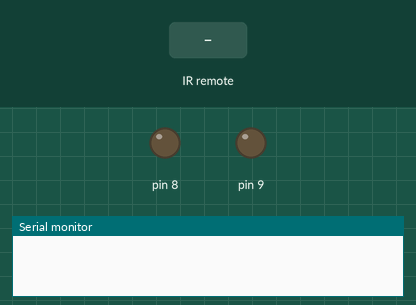
This sketch was run on a simulated Arduino Uno, built with avr-gcc and run on an emulated ATmega328P. On the bench: output pins drawn as LEDs (lit = HIGH), the last lines printed to the serial monitor. The test bench sets the inputs (shaded band).

Above: at 1.2 s.
1.3 s: infrared code 0xFF52AD received
At 2.0 s:
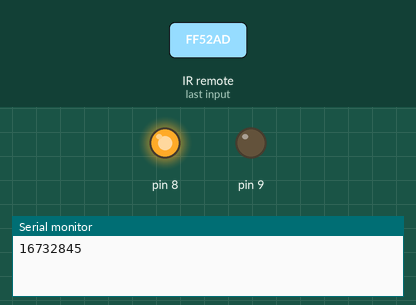
2.9 s: infrared code 0xFF4AB5 received
At 3.3 s:
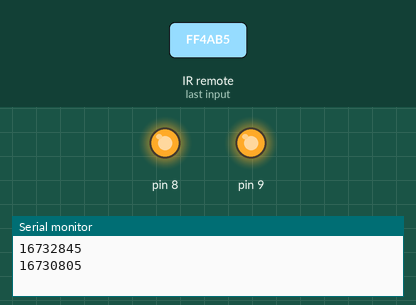
4.5 s: infrared code 0xFF42BD received
At 5.8 s:
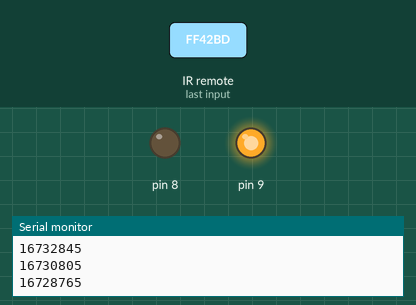
6.1 s: infrared code 0xFF5AA5 received
At 7.1 s:
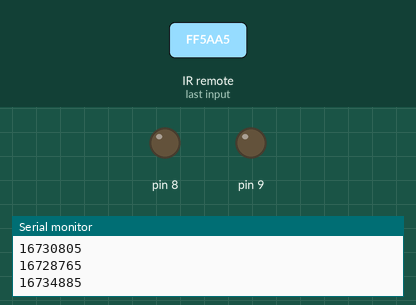
7.7 s: infrared code 0xFFA25D received
At 8.4 s:
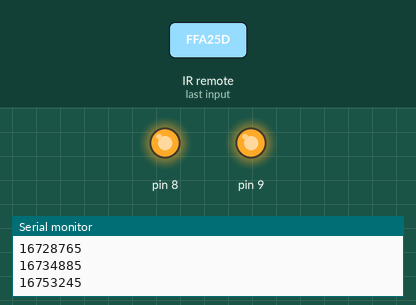
Timing chart, 0 to 10.3 s (numbered marks = the images above; inputs shaded):
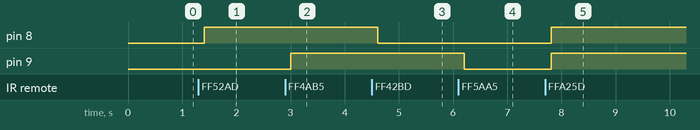

Measured:
- after the input at 1.3 s, pin 8: LOW → HIGH after 0.10 s
- after the input at 2.9 s, pin 9: LOW → HIGH after 0.11 s
- after the input at 4.5 s, pin 8: HIGH → LOW after 0.11 s
- after the input at 6.1 s, pin 9: HIGH → LOW after 0.11 s
- after the input at 7.7 s, pin 8, pin 9: LOW → HIGH after 0.11 s

The sketch:

sketch_jul15b.ino
```cpp
#include<IRremote.h>

IRrecv Madhu(11);
decode_results results;
void setup() {
  Serial.begin(9600);
  Madhu.enableIRIn();
  pinMode(8, OUTPUT);
    pinMode(9, OUTPUT);
}

void loop() {
  if(Madhu.decode(&results)){
    Serial.println(results.value, DEC);
    Madhu.resume();
    }
delay(100);

  long val = results.value;

  if(val == 16732845){
    digitalWrite(8, HIGH);

    }

    if(val == 16730805){
      digitalWrite(9, HIGH);

      }

  if(val == 16728765){
    digitalWrite(8, LOW);

    }

    if(val == 16734885){
      digitalWrite(9, LOW);

      }

    if(val == 16756815){
      digitalWrite(9, LOW);
      digitalWrite(8, LOW);

      }


    if(val == 16753245){
      digitalWrite(9, HIGH);
      digitalWrite(8, HIGH);

      }

}
```
